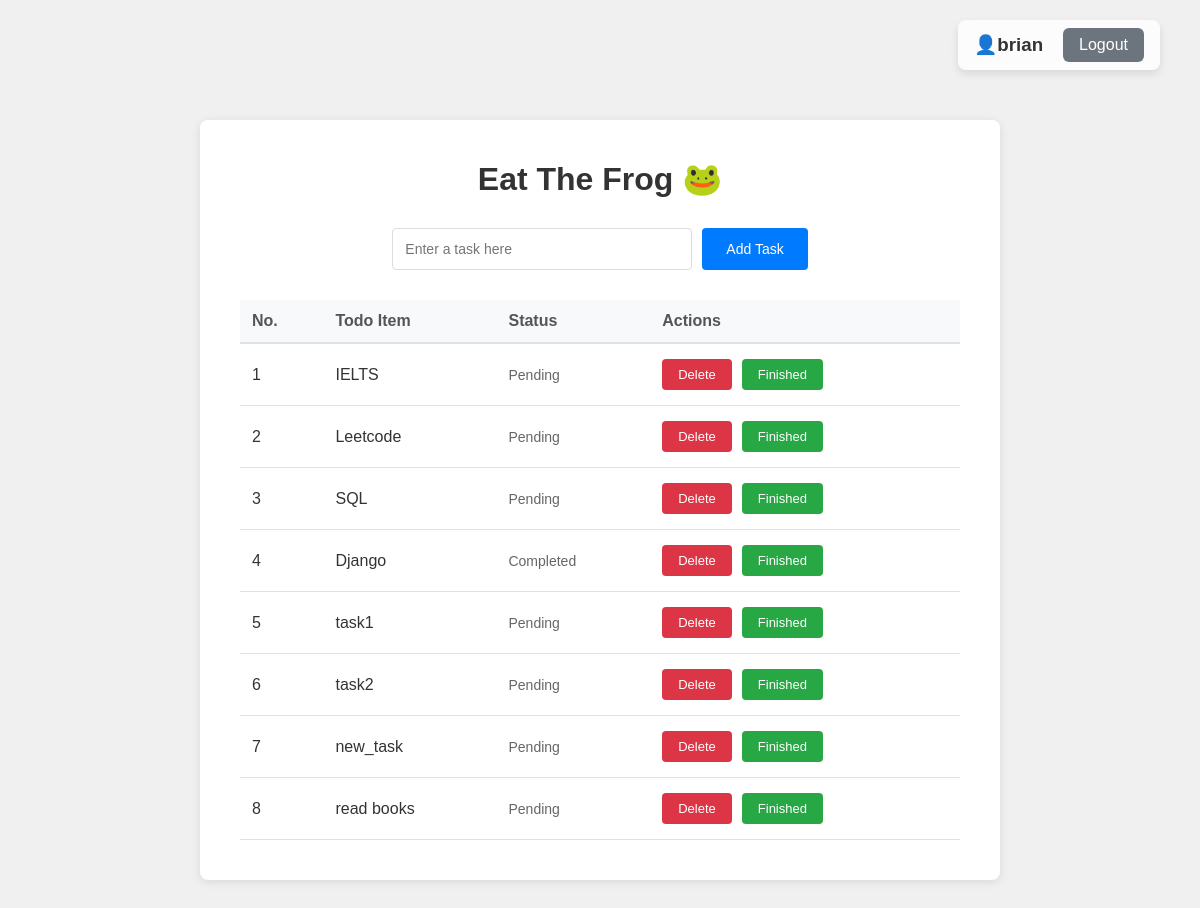
Screenshot of /todos/ (signed in) with the database file from the repository.
### todoapp/models.py (models this page shows, shortened)
class Todo(models.Model):
    user = models.ForeignKey(User, on_delete=models.CASCADE)
    task_title = models.CharField(max_length=1000)
    status = models.BooleanField(default=False)

### todoapp/views.py (the view)
# urls.py: path('todos/', views.todopage, name='todo-page'),
@login_required
def todopage(request):
    if request.method == 'POST':
        task = request.POST.get('task')
        new_task = Todo(user=request.user, task_title=task)
        new_task.save()
        return redirect('todo-page')
    all_tasks = Todo.objects.filter(user=request.user)
    current_user = request.user.username
    context = {
        'tasks': all_tasks,
        'username': current_user
    }
    return render(request, 'todoapp/todo.html', context)

### todoapp/templates/todoapp/todo.html (shortened to what this page needs)
<!DOCTYPE html>
<html lang="en">
<head>
</head>
<body>
    <div class="user">
        <h3>👤{{ username }}</h3>
        <a href="{% url 'logout' %}" class="logout-btn">Logout</a>
    </div>
    <div class="container">
        <h1>Eat The Frog 🐸</h1>
        <form method="POST" class="add-task">
            <input type="text" name="task" placeholder="Enter a task here" required>
            <button type="submit" class="btn-add">Add Task</button>
        </form>
        <table>
            <thead>
                <tr>
                    <th>No.</th>
                    <th>Todo Item</th>
                    <th>Status</th>
                    <th>Actions</th>
                </tr>
            </thead>
            <tbody>
                {% if tasks %}
                    {% for task in tasks %}
                    <tr>
                        <td>{{ forloop.counter }}</td>
                        <td>{{ task.task_title }}</td>
                        <td class="status">
                            {% if task.status == True %}
                                Completed
                            {% else %}
                                Pending
                            {% endif %}
                        </td>
                        <td>
                            <div class="actions">
                                <form method="POST" action="{% url 'delete-task' task.id %}" style="display: inline;">
                                    <button type="submit" class="btn-delete">Delete</button>
                                </form>
                                {% if not task.completed %}
                                <form method="POST" action="{% url 'update-task-status' task.id %}" style="display: inline;">
                                    <button type="submit" class="btn-finished">Finished</button>
                                </form>
                                {% endif %}
                            </div>
                        </td>
                    </tr>
                    {% endfor %}
                {% else %}
                    <tr>
                        <td colspan="4" class="no-tasks">No tasks yet. Add your first task above!</td>
                    </tr>
                {% endif %}
            </tbody>
        </table>
    </div>
    {% load django_browser_reload %}
</body>
</html>

### todoapp/templates/todoapp/todo.html (style rules this page uses)
* { margin: 0; padding: 0; box-sizing: border-box; }
body { font-family: Arial, sans-serif; background: #f0f0f0; padding: 20px; }
.container { max-width: 800px; margin: 100px auto; background: white; padding: 40px; border-radius: 8px; box-shadow: 0 2px 10px rgba(0, 0, 0, 0.1); }
h1 { text-align: center; color: #333; margin-bottom: 30px; font-size: 32px; }
.add-task { display: flex; gap: 10px; margin-bottom: 30px; justify-content: center; }
.add-task input { padding: 12px; border: 1px solid #ddd; border-radius: 4px; font-size: 14px; width: 300px; }
.btn-add { padding: 12px 24px; background: #007bff; color: white; border: none; border-radius: 4px; font-size: 14px; cursor: pointer; }
table { width: 100%; border-collapse: collapse; margin-top: 20px; }
th { background: #f8f9fa; padding: 12px; text-align: left; color: #555; font-weight: 600; border-bottom: 2px solid #dee2e6; }
td { padding: 15px 12px; border-bottom: 1px solid #dee2e6; color: #333; }
.status { color: #666; font-size: 14px; }
.actions { display: flex; gap: 10px; }
.btn-delete { padding: 8px 16px; background: #dc3545; color: white; border: none; border-radius: 4px; font-size: 13px; cursor: pointer; }
.btn-finished { padding: 8px 16px; background: #28a745; color: white; border: none; border-radius: 4px; font-size: 13px; cursor: pointer; }
.user { position: absolute; top: 20px; right: 40px; display: flex; align-items: center; gap: 20px; font-size: 16px; color: #333; background-color: rgba(255, 255, 255, 0.8); padding: 8px 16px; border-radius: 8px; box-shadow: 0 4px 8px rgba(0, 0, 0, 0.1); }
.logout-btn { padding: 8px 16px; background-color: #6c757d; color: white; border: none; border-radius: 6px; font-size: 16px; cursor: pointer; text-decoration: none; transition: background-color 0.3s ease; }

### rows the page displays
Todo: task_title "IELTS", status "Pending"
Todo: task_title "Leetcode", status "Pending"
Todo: task_title "SQL", status "Pending"
Todo: task_title "Django", status "Completed"
Todo: task_title "task1", status "Pending"
Todo: task_title "task2", status "Pending"
Todo: task_title "new_task", status "Pending"
Todo: task_title "read books", status "Pending"

### other values shown
{{ username }} "brian"
